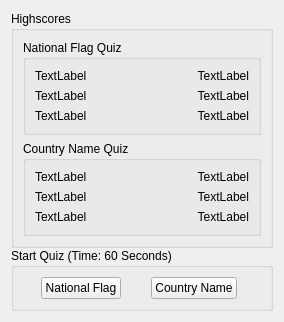
<?xml version="1.0" encoding="UTF-8"?>
<ui version="4.0">
 <class>Start</class>
 <widget class="QWidget" name="Start">
  <property name="geometry">
   <rect>
    <x>0</x>
    <y>0</y>
    <width>284</width>
    <height>311</height>
   </rect>
  </property>
  <property name="sizePolicy">
   <sizepolicy hsizetype="Preferred" vsizetype="Preferred">
    <horstretch>0</horstretch>
    <verstretch>0</verstretch>
   </sizepolicy>
  </property>
  <property name="windowTitle">
   <string>Form</string>
  </property>
  <layout class="QVBoxLayout" name="verticalLayout_2">
   <property name="spacing">
    <number>0</number>
   </property>
   <item>
    <widget class="QGroupBox" name="groupBox_3">
     <property name="title">
      <string>Highscores</string>
     </property>
     <layout class="QVBoxLayout" name="verticalLayout">
      <item>
       <widget class="QGroupBox" name="groupBox">
        <property name="title">
         <string>National Flag Quiz</string>
        </property>
        <layout class="QGridLayout" name="gridLayout">
         <item row="0" column="0">
          <widget class="QLabel" name="signsName1">
           <property name="text">
            <string>TextLabel</string>
           </property>
          </widget>
         </item>
         <item row="0" column="1">
          <widget class="QLabel" name="signsPoint1">
           <property name="text">
            <string>TextLabel</string>
           </property>
           <property name="alignment">
            <set>Qt::AlignRight|Qt::AlignTrailing|Qt::AlignVCenter</set>
           </property>
          </widget>
         </item>
         <item row="1" column="0">
          <widget class="QLabel" name="signsName2">
           <property name="text">
            <string>TextLabel</string>
           </property>
          </widget>
         </item>
         <item row="1" column="1">
          <widget class="QLabel" name="signsPoint2">
           <property name="text">
            <string>TextLabel</string>
           </property>
           <property name="alignment">
            <set>Qt::AlignRight|Qt::AlignTrailing|Qt::AlignVCenter</set>
           </property>
          </widget>
         </item>
         <item row="2" column="0">
          <widget class="QLabel" name="signsName3">
           <property name="text">
            <string>TextLabel</string>
           </property>
          </widget>
         </item>
         <item row="2" column="1">
          <widget class="QLabel" name="signsPoint3">
           <property name="text">
            <string>TextLabel</string>
           </property>
           <property name="alignment">
            <set>Qt::AlignRight|Qt::AlignTrailing|Qt::AlignVCenter</set>
           </property>
          </widget>
         </item>
        </layout>
       </widget>
      </item>
      <item>
       <widget class="QGroupBox" name="groupBox_2">
        <property name="title">
         <string>Country Name Quiz</string>
        </property>
        <layout class="QGridLayout" name="gridLayout_2">
         <item row="0" column="0">
          <widget class="QLabel" name="meaningsName1">
           <property name="text">
            <string>TextLabel</string>
           </property>
          </widget>
         </item>
         <item row="0" column="1">
          <widget class="QLabel" name="meaningsPoint1">
           <property name="text">
            <string>TextLabel</string>
           </property>
           <property name="alignment">
            <set>Qt::AlignRight|Qt::AlignTrailing|Qt::AlignVCenter</set>
           </property>
          </widget>
         </item>
         <item row="1" column="0">
          <widget class="QLabel" name="meaningsName2">
           <property name="text">
            <string>TextLabel</string>
           </property>
          </widget>
         </item>
         <item row="1" column="1">
          <widget class="QLabel" name="meaningsPoint2">
           <property name="text">
            <string>TextLabel</string>
           </property>
           <property name="alignment">
            <set>Qt::AlignRight|Qt::AlignTrailing|Qt::AlignVCenter</set>
           </property>
          </widget>
         </item>
         <item row="2" column="0">
          <widget class="QLabel" name="meaningsName3">
           <property name="text">
            <string>TextLabel</string>
           </property>
          </widget>
         </item>
         <item row="2" column="1">
          <widget class="QLabel" name="meaningsPoint3">
           <property name="text">
            <string>TextLabel</string>
           </property>
           <property name="alignment">
            <set>Qt::AlignRight|Qt::AlignTrailing|Qt::AlignVCenter</set>
           </property>
          </widget>
         </item>
        </layout>
       </widget>
      </item>
     </layout>
    </widget>
   </item>
   <item>
    <spacer name="verticalSpacer">
     <property name="orientation">
      <enum>Qt::Vertical</enum>
     </property>
     <property name="sizeHint" stdset="0">
      <size>
       <width>20</width>
       <height>1</height>
      </size>
     </property>
    </spacer>
   </item>
   <item>
    <widget class="QGroupBox" name="groupBox_4">
     <property name="title">
      <string>Start Quiz (Time: 60 Seconds)</string>
     </property>
     <layout class="QHBoxLayout" name="horizontalLayout">
      <item>
       <spacer name="horizontalSpacer">
        <property name="orientation">
         <enum>Qt::Horizontal</enum>
        </property>
        <property name="sizeHint" stdset="0">
         <size>
          <width>0</width>
          <height>20</height>
         </size>
        </property>
       </spacer>
      </item>
      <item>
       <widget class="QPushButton" name="pushButton">
        <property name="minimumSize">
         <size>
          <width>0</width>
          <height>0</height>
         </size>
        </property>
        <property name="focusPolicy">
         <enum>Qt::NoFocus</enum>
        </property>
        <property name="text">
         <string>National Flag</string>
        </property>
       </widget>
      </item>
      <item>
       <spacer name="horizontalSpacer_2">
        <property name="orientation">
         <enum>Qt::Horizontal</enum>
        </property>
        <property name="sizeHint" stdset="0">
         <size>
          <width>24</width>
          <height>20</height>
         </size>
        </property>
       </spacer>
      </item>
      <item>
       <widget class="QPushButton" name="pushButton_2">
        <property name="minimumSize">
         <size>
          <width>0</width>
          <height>0</height>
         </size>
        </property>
        <property name="focusPolicy">
         <enum>Qt::NoFocus</enum>
        </property>
        <property name="text">
         <string>Country Name</string>
        </property>
       </widget>
      </item>
      <item>
       <spacer name="horizontalSpacer_3">
        <property name="orientation">
         <enum>Qt::Horizontal</enum>
        </property>
        <property name="sizeHint" stdset="0">
         <size>
          <width>24</width>
          <height>20</height>
         </size>
        </property>
       </spacer>
      </item>
     </layout>
    </widget>
   </item>
  </layout>
 </widget>
 <resources/>
 <connections/>
</ui>
